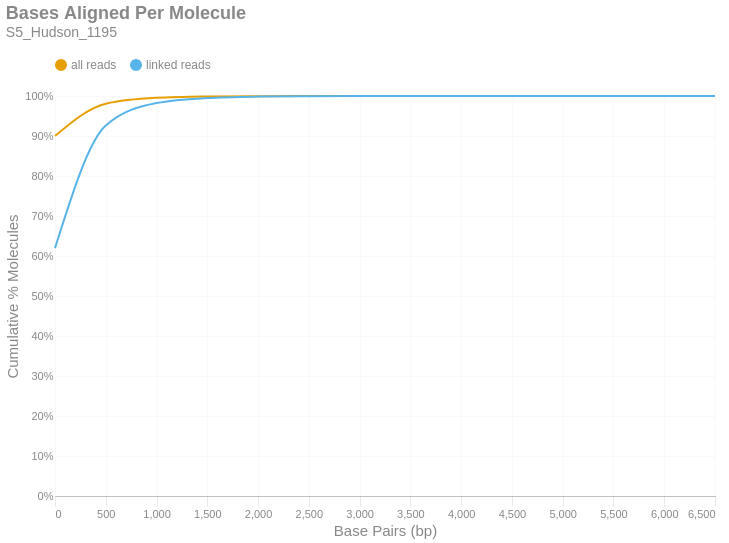

Notebook cell for this chart:
### Markdown cell above
### Bases Aligned Per Molecule
This is a cumulative frequency distribution showing the number of base pairs aligned per unique molecule. These data are shown in 500 bp bins. There are two distributions: one with `all reads` (yellow) and another with only `linked reads` (blue). The percent of molecules in the `linked reads` distribution is relative to the total number of linked molecules.

### Code cell
if SKIPLR:
    print_html(f"Skipped")
else:
    binned_df = consolidated_hist(valids['aligned_bp'], mask, 500, True)
    with SafeRender(binned_df):
        (
            density_plot(binned_df, 'Bases Aligned Per Molecule', samplename, 'basesper')
            .encode(
                x=alt.X('bin:Q', title="Base Pairs (bp)").axis(tickMinStep=500).scale(padding=0),
                y=alt.Y('value:Q', title='Cumulative % Molecules')
                    .axis(format='%')
                    .scale(domain = [0,1])
                    .stack(False),
                color=alt.Color("key:N").scale(domain = ["all reads", "linked reads"]),
                tooltip = [
                    alt.Tooltip("key:N", title = "Data Type"),
                    alt.Tooltip("range_label:N", title="Bases Aligned Per Molecule"),
                    alt.Tooltip("value:Q", format = ".2%", title="% Molecules (Cum.)")
                ]
            )
        ).display()

### Figure 1 — Vega-Lite specification as saved in the notebook (floating-point values rounded to 4 significant figures)
{"width": "container", "height": 400, "config": {"title": {"anchor": "start", "dy": -15, "fontSize": 18, "color": "#888888", "subtitleColor": "#888888", "subtitleFontSize": 14}, "arc": {"fill": "#0072B2"}, "axis": {"domainColor": "#888888", "domainWidth": 0.5, "gridWidth": 0.2, "grid": false, "titleFontWeight": 400, "titleFontSize": 15, "labelFontSize": 11, "labelColor": "#888888", "tickColor": "#888888", "tickWidth": 0.2, "titleColor": "#888888"}, "axisBand": {"grid": false}, "axisX": {"grid": true, "tickSize": 10, "domainCap": "round"}, "axisY": {"domain": false, "grid": true, "tickSize": 0, "domainCap": "round"}, "background": "transparent", "header": {"labelFontSize": 15, "labelColor": "#888888", "titleFontSize": 15, "titleFontWeight": 600, "titleColor": "#888888"}, "legend": {"labelFont": "sans-serif", "labelFontSize": 12, "labelColor": "#888888", "symbolSize": 100, "symbolType": "circle", "titleFontSize": 12, "titlePadding": 10, "titleColor": "#888888", "title": null, "orient": "top"}, "range": {"category": ["#E69F00", "#56B4E9", "#009E73", "#F0E442", "#0072B2", "#D55E00", "#CC79A7", "#000000"], "diverging": ["#cfe8f3", "#a2d4ec", "#73bfe2", "#46abdb", "#1696d2", "#12719e"]}, "area": {"fill": "#0072B2", "fillOpacity": 0.7, "line": true, "strokeOpacity": 0.7}, "line": {"color": "#0072B2", "stroke": "#0072B2", "strokeWidth": 2}, "trail": {"color": "#0072B2", "stroke": "#0072B2", "strokeWidth": 0, "size": 1}, "point": {"filled": true, "fillOpacity": 1.0, "size": 95}, "text": {"color": "#888888", "fontSize": 11, "align": "right", "fontWeight": 400, "size": 11}, "bar": {"fill": "#0072B2", "stroke": null}, "view": {"stroke": null, "continuousWidth": 660, "continuousHeight": 400}}, "data": {"name": "data-66c04537ccdf8efea4b5e2ee8028b016"}, "mark": {"type": "line", "interpolate": "monotone", "point": {"opacity": 0, "size": 275}}, "encoding": {"color": {"field": "key", "scale": {"domain": ["all reads", "linked reads"]}, "type": "nominal"}, "tooltip": [{"field": "key", "title": "Data Type", "type": "nominal"}, {"field": "range_label", "title": "Bases Aligned Per Molecule", "type": "nominal"}, {"field": "value", "format": ".2%", "title": "% Molecules (Cum.)", "type": "quantitative"}], "x": {"axis": {"tickMinStep": 500}, "field": "bin", "scale": {"padding": 0}, "title": "Base Pairs (bp)", "type": "quantitative"}, "y": {"axis": {"format": "%"}, "field": "value", "scale": {"domain": [0, 1]}, "stack": false, "title": "Cumulative % Molecules", "type": "quantitative"}}, "params": [{"name": "param_c36ac31b6afebe62", "select": {"type": "point", "fields": ["key"]}, "bind": "legend"}], "title": {"text": "Bases Aligned Per Molecule", "subtitle": "S5_Hudson_1195"}, "transform": [{"fold": ["all reads (cumsum)", "linked reads (cumsum)"]}, {"calculate": "replace(datum.key, ' (cumsum)', '')", "as": "key"}, {"filter": {"param": "param_c36ac31b6afebe62"}}], "usermeta": {"embedOptions": {"downloadFileName": "S5_Hudson_1195.basesper"}}, "$schema": "https://vega.github.io/schema/vega-lite/v6.1.0.json", "datasets": {"data-66c04537ccdf8efea4b5e2ee8028b016": [{"bin": "0.0", "interval": "0.0-500.0", "all reads": 0.8999, "linked reads": 0.6197, "all reads (cumsum)": 0.8999, "linked reads (cumsum)": 0.6197, "range_label": "0-499"}, {"bin": "500.0", "interval": "500.0-1000.0", "all reads": 0.08076, "linked reads": 0.3064, "all reads (cumsum)": 0.9807, "linked reads (cumsum)": 0.9261, "range_label": "500-999"}, {"bin": "1000.0", "interval": "1000.0-1500.0", "all reads": 0.01472, "linked reads": 0.05631, "all reads (cumsum)": 0.9954, "linked reads (cumsum)": 0.9824, "range_label": "1000-1499"}, {"bin": "1500.0", "interval": "1500.0-2000.0", "all reads": 0.003289, "linked reads": 0.01264, "all reads (cumsum)": 0.9987, "linked reads (cumsum)": 0.995, "range_label": "1500-1999"}, {"bin": "2000.0", "interval": "2000.0-2500.0", "all reads": 0.0008995, "linked reads": 0.003464, "all reads (cumsum)": 0.9996, "linked reads (cumsum)": 0.9985, "range_label": "2000-2499"}, {"bin": "2500.0", "interval": "2500.0-3000.0", "all reads": 0.0002456, "linked reads": 0.0009463, "all reads (cumsum)": 0.9999, "linked reads (cumsum)": 0.9994, "range_label": "2500-2999"}, {"bin": "3000.0", "interval": "3000.0-3500.0", "all reads": 8.618e-05, "linked reads": 0.000332, "all reads (cumsum)": 0.9999, "linked reads (cumsum)": 0.9998, "range_label": "3000-3499"}, {"bin": "3500.0", "interval": "3500.0-4000.0", "all reads": 3.664e-05, "linked reads": 0.0001411, "all reads (cumsum)": 1.0, "linked reads (cumsum)": 0.9999, "range_label": "3500-3999"}, {"bin": "4000.0", "interval": "4000.0-4500.0", "all reads": 1.431e-05, "linked reads": 5.511e-05, "all reads (cumsum)": 1.0, "linked reads (cumsum)": 1.0, "range_label": "4000-4499"}, {"bin": "4500.0", "interval": "4500.0-5000.0", "all reads": 6.281e-06, "linked reads": 2.42e-05, "all reads (cumsum)": 1.0, "linked reads (cumsum)": 1.0, "range_label": "4500-4999"}, {"bin": "5000.0", "interval": "5000.0-5500.0", "all reads": 1.396e-06, "linked reads": 5.377e-06, "all reads (cumsum)": 1.0, "linked reads (cumsum)": 1.0, "range_label": "5000-5499"}, {"bin": "5500.0", "interval": "5500.0-6000.0", "all reads": 6.978e-07, "linked reads": 2.688e-06, "all reads (cumsum)": 1.0, "linked reads (cumsum)": 1.0, "range_label": "5500-5999"}, {"bin": "6000.0", "interval": "6000.0-6500.0", "all reads": 6.978e-07, "linked reads": 2.688e-06, "all reads (cumsum)": 1.0, "linked reads (cumsum)": 1.0, "range_label": "6000-6499"}, {"bin": "6500.0", "interval": "6500.0-7000.0", "all reads": 1.047e-06, "linked reads": 4.033e-06, "all reads (cumsum)": 1.0, "linked reads (cumsum)": 1.0, "range_label": "6500-6999"}]}}
